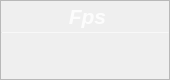
                      <widget class="QFrame" name="Fps_QF_2">
                       <property name="minimumSize">
                        <size>
                         <width>170</width>
                         <height>80</height>
                        </size>
                       </property>
                       <property name="maximumSize">
                        <size>
                         <width>170</width>
                         <height>80</height>
                        </size>
                       </property>
                       <property name="toolTipDuration">
                        <number>0</number>
                       </property>
                       <property name="styleSheet">
                        <string notr="true">QFrame#Fps_QF_2{
color: rgb(255, 255, 255);
border-radius: 15px;
background-color: qradialgradient(cx:0, cy:0, radius:1, fx:0.1, fy:0.1, stop:0 rgb(243, 175, 189),  stop:1 rgb(155, 118, 218));
border: 1px outset rgb(153, 117, 219)
}
</string>
                       </property>
                       <property name="frameShape">
                        <enum>QFrame::StyledPanel</enum>
                       </property>
                       <property name="frameShadow">
                        <enum>QFrame::Raised</enum>
                       </property>
                       <layout class="QVBoxLayout" name="verticalLayout_35" stretch="0,2,1">
                        <property name="spacing">
                         <number>0</number>
                        </property>
                        <property name="leftMargin">
                         <number>0</number>
                        </property>
                        <property name="topMargin">
                         <number>0</number>
                        </property>
                        <property name="rightMargin">
                         <number>0</number>
                        </property>
                        <property name="bottomMargin">
                         <number>0</number>
                        </property>
                        <item>
                         <widget class="QFrame" name="Fps_top_2">
                          <property name="styleSheet">
                           <string notr="true">border:none</string>
                          </property>
                          <property name="frameShape">
                           <enum>QFrame::StyledPanel</enum>
                          </property>
                          <property name="frameShadow">
                           <enum>QFrame::Raised</enum>
                          </property>
                          <layout class="QHBoxLayout" name="horizontalLayout_19">
                           <property name="spacing">
                            <number>0</number>
                           </property>
                           <property name="leftMargin">
                            <number>0</number>
                           </property>
                           <property name="topMargin">
                            <number>3</number>
                           </property>
                           <property name="rightMargin">
                            <number>7</number>
                           </property>
                           <property name="bottomMargin">
                            <number>3</number>
                           </property>
                           <item>
                            <widget class="QLabel" name="fps_label_2">
                             <property name="maximumSize">
                              <size>
                               <width>16777215</width>
                               <height>30</height>
                              </size>
                             </property>
                             <property name="font">
                              <font>
                               <family>Segoe UI</family>
                               <pointsize>16</pointsize>
                               <italic>true</italic>
                               <bold>true</bold>
                              </font>
                             </property>
                             <property name="styleSheet">
                              <string notr="true">color: rgba(255, 255, 255,210);
padding-left:12px;
font: 700 italic 16pt &quot;Segoe UI&quot;;</string>
                             </property>
                             <property name="midLineWidth">
                              <number>-1</number>
                             </property>
                             <property name="text">
                              <string>Fps</string>
                             </property>
                             <property name="alignment">
                              <set>Qt::AlignCenter</set>
                             </property>
                             <property name="wordWrap">
                              <bool>false</bool>
                             </property>
                             <property name="indent">
                              <number>0</number>
                             </property>
                            </widget>
                           </item>
                          </layout>
                         </widget>
                        </item>
                        <item>
                         <widget class="Line" name="fps_line_2">
                          <property name="maximumSize">
                           <size>
                            <width>16777215</width>
                            <height>1</height>
                           </size>
                          </property>
                          <property name="styleSheet">
                           <string notr="true">background-color: rgba(255, 255, 255, 89);</string>
                          </property>
                          <property name="orientation">
                           <enum>Qt::Horizontal</enum>
                          </property>
                         </widget>
                        </item>
                        <item>
                         <widget class="QFrame" name="Fps_bottom_2">
                          <property name="styleSheet">
                           <string notr="true">border:none</string>
                          </property>
                          <property name="frameShape">
                           <enum>QFrame::StyledPanel</enum>
                          </property>
                          <property name="frameShadow">
                           <enum>QFrame::Raised</enum>
                          </property>
                          <layout class="QVBoxLayout" name="verticalLayout_38">
                           <property name="spacing">
                            <number>0</number>
                           </property>
                           <property name="leftMargin">
                            <number>0</number>
                           </property>
                           <property name="topMargin">
                            <number>6</number>
                           </property>
                           <property name="rightMargin">
                            <number>0</number>
                           </property>
                           <property name="bottomMargin">
                            <number>6</number>
                           </property>
                           <item alignment="Qt::AlignTop">
                            <widget class="QLabel" name="fps_num_2">
                             <property name="minimumSize">
                              <size>
                               <width>0</width>
                               <height>30</height>
                              </size>
                             </property>
                             <property name="maximumSize">
                              <size>
                               <width>16777215</width>
                               <height>30</height>
                              </size>
                             </property>
                             <property name="font">
                              <font>
                               <family>Microsoft YaHei UI</family>
                               <pointsize>17</pointsize>
                               <italic>false</italic>
                               <bold>false</bold>
                               <underline>false</underline>
                              </font>
                             </property>
                             <property name="styleSheet">
                              <string notr="true">color: rgb(255, 255, 255);
font: 17pt &quot;Microsoft YaHei UI&quot;;</string>
                             </property>
                             <property name="text">
                              <string/>
                             </property>
                             <property name="alignment">
                              <set>Qt::AlignCenter</set>
                             </property>
                            </widget>
                           </item>
                          </layout>
                         </widget>
                        </item>
                       </layout>
                      </widget>
